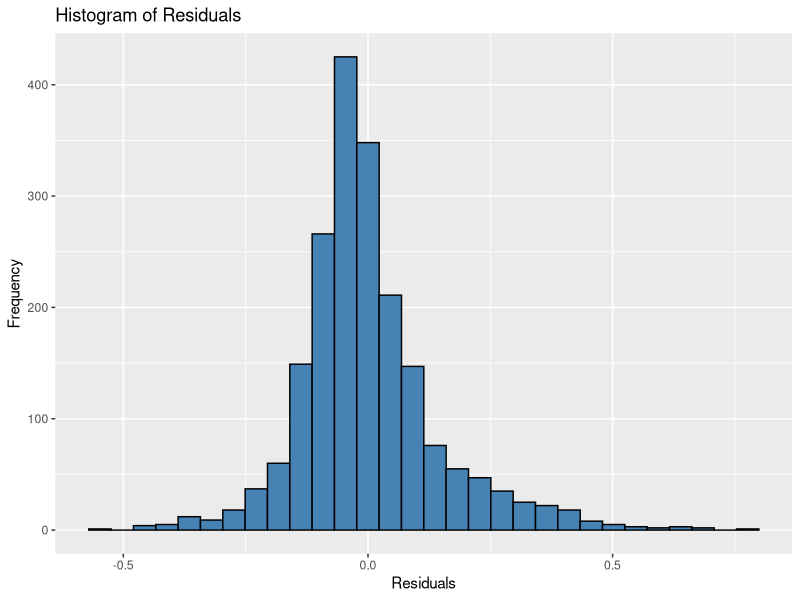

Generate this figure with R:
library(carData)
library(car)
library(MASS)
library(ggplot2)

# clean the console
cat("\f")

# clean the environment
rm(list = ls())

# retrieve data from the scv file
all_data <- read.csv("communities.csv")

# remove all variables that 
all_data$state <- all_data$county <- all_data$community <- all_data$communityname <- all_data$fold <- 
    all_data$PolicPerPop <- all_data$RacialMatchCommPol <- all_data$PctPolicWhite <- all_data$PctPolicBlack <- 
    all_data$PctPolicHisp <- all_data$PctPolicAsian <- all_data$PctPolicMinor <- 
    all_data$OfficAssgnDrugUnits <- all_data$PolicAveOTWorked <- all_data$PolicCars <- all_data$PolicOperBudg <- 
    all_data$PolicBudgPerPop <- all_data$LemasSwornFT <- all_data$LemasSwFTPerPop <- all_data$LemasSwFTFieldOps <- 
    all_data$LemasSwFTFieldPerPop <- all_data$LemasTotalReq <- all_data$LemasTotReqPerPop <- all_data$ LemasPctPolicOnPatr <- 
    all_data$LemasGangUnitDeploy <- all_data$LemasPctOfficDrugUn <- OtherPerCap <- all_data$PolicReqPerOffic <- 
    all_data$numbUrban <- all_data$numUnderPov <- all_data$OtherPerCap <- all_data$NumIlleg <- all_data$NumUnderPov <- 
    all_data$NumIlleg <- all_data$NumImmig <- all_data$NumKindsDrugsSeiz<- NULL

# generate the linear model with all variables in communities.csv
model <- lm(ViolentCrimesPerPop ~ population + householdsize + racepctblack + racePctWhite + 
    racePctAsian + racePctHisp + agePct12t21 + agePct12t29 + agePct16t24 + agePct65up + pctUrban + 
    medIncome + pctWWage + pctWFarmSelf + pctWInvInc + pctWSocSec + pctWPubAsst + pctWRetire + medFamInc + 
    perCapInc + whitePerCap + blackPerCap + indianPerCap + AsianPerCap + HispPerCap + PctPopUnderPov + 
    PctLess9thGrade + PctNotHSGrad + PctBSorMore + PctUnemployed + PctEmploy + PctEmplManu + PctEmplProfServ + 
    PctOccupManu + PctOccupMgmtProf + MalePctDivorce + MalePctNevMarr + FemalePctDiv + TotalPctDiv + PersPerFam + 
    PctFam2Par + PctKids2Par + PctYoungKids2Par + PctTeen2Par + PctWorkMomYoungKids + PctWorkMom + PctIlleg + 
    PctImmigRecent + PctImmigRec5 + PctImmigRec8 + PctImmigRec10 + PctRecentImmig + PctRecImmig5 + PctRecImmig8 + 
    PctRecImmig10 + PctSpeakEnglOnly + PctNotSpeakEnglWell + PctLargHouseFam + PctLargHouseOccup + PersPerOccupHous + 
    PersPerOwnOccHous + PersPerRentOccHous + PctPersOwnOccup + PctPersDenseHous + PctHousLess3BR + MedNumBR + HousVacant + 
    PctHousOccup + PctHousOwnOcc + PctVacantBoarded + PctVacMore6Mos + MedYrHousBuilt + PctHousNoPhone + PctWOFullPlumb + 
    OwnOccLowQuart + OwnOccMedVal + OwnOccHiQuart + RentLowQ + RentMedian + RentHighQ + MedRent + MedRentPctHousInc + 
    MedOwnCostPctInc + MedOwnCostPctIncNoMtg + PctForeignBorn + PctBornSameState + PctSameHouse85 + PctSameCity85 + 
    PctSameState85 + LandArea + PopDens + PctUsePubTrans + NumStreet + NumInShelters, data = all_data)


# remove any variables with a VIF value greater than 5
# while there are still vif values greater than 5
# add the variable with the highest vif value to the list of bad variables
# generate a linear model with all the variables not in the list of bad variables
# calculate the vif values for the new model
badVars <- c("ViolentCrimesPerPop")
drop <- TRUE
while(drop == TRUE){
    f <- ""
    vfit <- vif(model)
    if (max(vfit) > 2){
        badVars <- c(badVars, names(which.max(vfit)))
        for(col in colnames(all_data)){
            add <- TRUE
            for(var in badVars){
                if(col == var){
                    add <- FALSE
                }
            }
            if(add == TRUE){
                if(f == ""){
                    f <- col;
                }
                else{
                    f <- paste(f, "+", col)
                }
            }
        }
        f <- paste("ViolentCrimesPerPop ~ ", f)
        model <- lm(as.formula(f), data = all_data)
    }
    else{
       drop = FALSE
    }
}

# perform stepwise linear regression on the model
# then find the vif values of the remaining variables
step_model <- stepAIC(model, direction = "both", trace = FALSE)
summary(model)
summary(step_model)
vfit <- vif(step_model)
print("VIF values")
print(vfit)

#create histogram of residuals
ggplot(data = all_data, aes(x = step_model$residuals)) +
    geom_histogram(fill = 'steelblue', color = 'black') +
    labs(title = 'Histogram of Residuals', x = 'Residuals', y = 'Frequency')